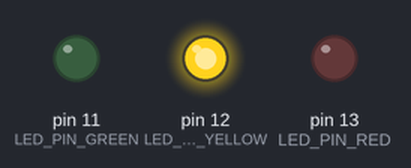
Recording of a sketch running on a simulated Arduino Uno, built with avr-gcc and run on an emulated ATmega328P. On the bench: output pins drawn as LEDs (lit = HIGH). What the sketch prints to the serial monitor is not drawn.

Above: at 0.3 s.
At 0.8 s:
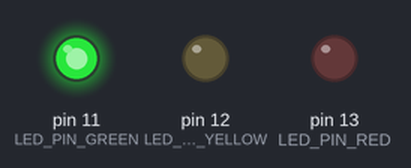
At 4.2 s:
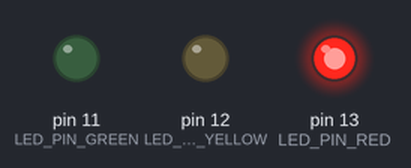
At 7.0 s:
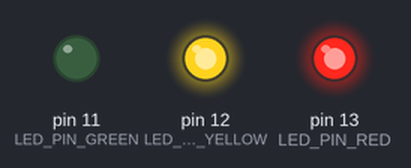
Timing chart, 0 to 8.7 s (numbered marks = the images above):
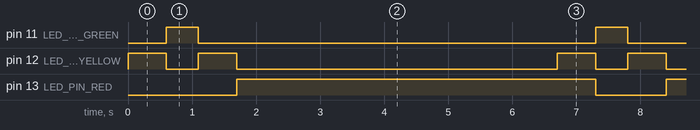

Measured:
- by itself, pin 11 (LED_PIN_GREEN): alternates HIGH for 0.50 s and LOW for 6.2 s
- by itself, pin 12 (LED_PIN_YELLOW): repeats every 6.7 s: LOW 0.50 s, HIGH 0.60 s, LOW 5.0 s, HIGH 0.60 s
- by itself, pin 13 (LED_PIN_RED): alternates HIGH for 5.6 s and LOW for 1.1 s

The sketch:

blink.ino
```cpp
#define LED_PIN_RED 13
#define LED_PIN_YELLOW 12
#define LED_PIN_GREEN 11
#define CHANGE 1

int brightness;
int fade = 5;


int buttonState = 1;

void setup() {
  Serial.begin(9600);
  Serial.println("Setup");
  // put your setup code here, to run once:
  pinMode(LED_PIN_RED, OUTPUT);
  pinMode(LED_PIN_YELLOW, OUTPUT);
  pinMode(LED_PIN_GREEN, OUTPUT);
}

void fadeTo(int pin, int targetBrightness){
  for(int i=0; i<40; i++){
    brightness += fade;
    Serial.println(brightness);
    analogWrite(pin, brightness);
    delay(10);
  }
  fade = -fade;
}

void loop() {
  digitalWrite(LED_PIN_YELLOW, HIGH); // rot gelb
  delay(600);
  digitalWrite(LED_PIN_RED, LOW); // grün
  digitalWrite(LED_PIN_YELLOW, LOW);
  digitalWrite(LED_PIN_GREEN, HIGH);
  delay(500);
  digitalWrite(LED_PIN_GREEN, LOW); // gelb
  digitalWrite(LED_PIN_YELLOW, HIGH);
  delay(600);
  digitalWrite(LED_PIN_YELLOW, LOW); // rot
  digitalWrite(LED_PIN_RED, HIGH);
  delay(5000);
}
```
